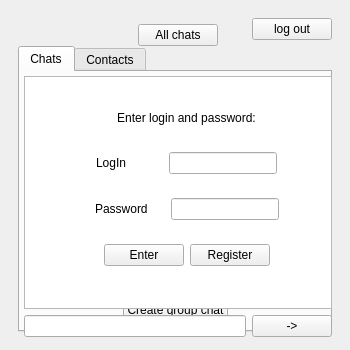
<?xml version="1.0" encoding="UTF-8"?>
<ui version="4.0">
 <class>MainWindow</class>
 <widget class="QMainWindow" name="MainWindow">
  <property name="enabled">
   <bool>true</bool>
  </property>
  <property name="geometry">
   <rect>
    <x>0</x>
    <y>0</y>
    <width>350</width>
    <height>350</height>
   </rect>
  </property>
  <property name="sizePolicy">
   <sizepolicy hsizetype="Expanding" vsizetype="Expanding">
    <horstretch>0</horstretch>
    <verstretch>0</verstretch>
   </sizepolicy>
  </property>
  <property name="windowTitle">
   <string>Chat</string>
  </property>
  <widget class="QWidget" name="main_widget">
   <property name="enabled">
    <bool>true</bool>
   </property>
   <property name="minimumSize">
    <size>
     <width>350</width>
     <height>350</height>
    </size>
   </property>
   <layout class="QGridLayout" name="gridLayout">
    <item row="0" column="0" rowspan="3" colspan="3">
     <widget class="QWidget" name="menu_w" native="true">
      <property name="enabled">
       <bool>true</bool>
      </property>
      <property name="sizePolicy">
       <sizepolicy hsizetype="Expanding" vsizetype="Expanding">
        <horstretch>0</horstretch>
        <verstretch>0</verstretch>
       </sizepolicy>
      </property>
      <property name="minimumSize">
       <size>
        <width>331</width>
        <height>331</height>
       </size>
      </property>
      <layout class="QVBoxLayout" name="verticalLayout_3">
       <item>
        <layout class="QHBoxLayout" name="horizontalLayout_3">
         <item>
          <spacer name="horizontalSpacer_3">
           <property name="orientation">
            <enum>Qt::Horizontal</enum>
           </property>
           <property name="sizeType">
            <enum>QSizePolicy::Expanding</enum>
           </property>
           <property name="sizeHint" stdset="0">
            <size>
             <width>40</width>
             <height>20</height>
            </size>
           </property>
          </spacer>
         </item>
         <item>
          <widget class="QLabel" name="nickname_lbl">
           <property name="sizePolicy">
            <sizepolicy hsizetype="Fixed" vsizetype="Fixed">
             <horstretch>0</horstretch>
             <verstretch>0</verstretch>
            </sizepolicy>
           </property>
           <property name="minimumSize">
            <size>
             <width>111</width>
             <height>20</height>
            </size>
           </property>
           <property name="font">
            <font>
             <pointsize>12</pointsize>
             <bold>true</bold>
            </font>
           </property>
           <property name="text">
            <string/>
           </property>
           <property name="alignment">
            <set>Qt::AlignRight|Qt::AlignTrailing|Qt::AlignVCenter</set>
           </property>
          </widget>
         </item>
         <item>
          <widget class="QPushButton" name="logout_pb">
           <property name="sizePolicy">
            <sizepolicy hsizetype="Fixed" vsizetype="Fixed">
             <horstretch>0</horstretch>
             <verstretch>0</verstretch>
            </sizepolicy>
           </property>
           <property name="text">
            <string>log out</string>
           </property>
          </widget>
         </item>
        </layout>
       </item>
       <item>
        <widget class="QTabWidget" name="tab_w">
         <property name="sizePolicy">
          <sizepolicy hsizetype="Expanding" vsizetype="Expanding">
           <horstretch>0</horstretch>
           <verstretch>0</verstretch>
          </sizepolicy>
         </property>
         <property name="minimumSize">
          <size>
           <width>289</width>
           <height>277</height>
          </size>
         </property>
         <property name="currentIndex">
          <number>0</number>
         </property>
         <widget class="QWidget" name="chat_tab">
          <attribute name="title">
           <string>Chats</string>
          </attribute>
          <layout class="QVBoxLayout" name="verticalLayout">
           <item>
            <widget class="QListWidget" name="chat_list_lw">
             <property name="sizePolicy">
              <sizepolicy hsizetype="Expanding" vsizetype="Expanding">
               <horstretch>0</horstretch>
               <verstretch>0</verstretch>
              </sizepolicy>
             </property>
            </widget>
           </item>
           <item>
            <layout class="QHBoxLayout" name="chats_pb_lo">
             <property name="sizeConstraint">
              <enum>QLayout::SetDefaultConstraint</enum>
             </property>
             <item>
              <spacer name="horizontalSpacer">
               <property name="orientation">
                <enum>Qt::Horizontal</enum>
               </property>
               <property name="sizeHint" stdset="0">
                <size>
                 <width>40</width>
                 <height>20</height>
                </size>
               </property>
              </spacer>
             </item>
             <item>
              <widget class="QPushButton" name="create_gc_pb">
               <property name="text">
                <string>Create group chat</string>
               </property>
              </widget>
             </item>
             <item>
              <spacer name="horizontalSpacer_2">
               <property name="orientation">
                <enum>Qt::Horizontal</enum>
               </property>
               <property name="sizeHint" stdset="0">
                <size>
                 <width>40</width>
                 <height>20</height>
                </size>
               </property>
              </spacer>
             </item>
            </layout>
           </item>
          </layout>
         </widget>
         <widget class="QWidget" name="contacts_tab">
          <attribute name="title">
           <string>Contacts</string>
          </attribute>
          <layout class="QVBoxLayout" name="verticalLayout_2">
           <item>
            <widget class="QListWidget" name="contacts_lw">
             <property name="sizePolicy">
              <sizepolicy hsizetype="Expanding" vsizetype="Expanding">
               <horstretch>0</horstretch>
               <verstretch>0</verstretch>
              </sizepolicy>
             </property>
            </widget>
           </item>
           <item>
            <layout class="QHBoxLayout" name="horizontalLayout">
             <item>
              <widget class="QPushButton" name="direct_msg_pb">
               <property name="text">
                <string>Write a message</string>
               </property>
              </widget>
             </item>
             <item>
              <widget class="QPushButton" name="add_contact_pb">
               <property name="text">
                <string>Add contact</string>
               </property>
              </widget>
             </item>
             <item>
              <widget class="QPushButton" name="del_contact_pb">
               <property name="text">
                <string>Delete contact</string>
               </property>
              </widget>
             </item>
            </layout>
           </item>
          </layout>
         </widget>
        </widget>
       </item>
      </layout>
     </widget>
    </item>
    <item row="1" column="1" rowspan="2" colspan="2">
     <widget class="QWidget" name="chat_w" native="true">
      <property name="sizePolicy">
       <sizepolicy hsizetype="Expanding" vsizetype="Expanding">
        <horstretch>0</horstretch>
        <verstretch>0</verstretch>
       </sizepolicy>
      </property>
      <property name="minimumSize">
       <size>
        <width>311</width>
        <height>331</height>
       </size>
      </property>
      <layout class="QVBoxLayout" name="verticalLayout_4">
       <item>
        <layout class="QHBoxLayout" name="horizontalLayout_4">
         <item>
          <spacer name="horizontalSpacer_4">
           <property name="orientation">
            <enum>Qt::Horizontal</enum>
           </property>
           <property name="sizeHint" stdset="0">
            <size>
             <width>40</width>
             <height>20</height>
            </size>
           </property>
          </spacer>
         </item>
         <item>
          <widget class="QPushButton" name="all_chats_pb">
           <property name="sizePolicy">
            <sizepolicy hsizetype="Fixed" vsizetype="Fixed">
             <horstretch>0</horstretch>
             <verstretch>0</verstretch>
            </sizepolicy>
           </property>
           <property name="text">
            <string>All chats</string>
           </property>
          </widget>
         </item>
         <item>
          <spacer name="horizontalSpacer_5">
           <property name="orientation">
            <enum>Qt::Horizontal</enum>
           </property>
           <property name="sizeHint" stdset="0">
            <size>
             <width>40</width>
             <height>20</height>
            </size>
           </property>
          </spacer>
         </item>
        </layout>
       </item>
       <item>
        <widget class="QLabel" name="chat_name_lbl">
         <property name="font">
          <font>
           <pointsize>12</pointsize>
           <bold>true</bold>
          </font>
         </property>
         <property name="text">
          <string/>
         </property>
         <property name="alignment">
          <set>Qt::AlignCenter</set>
         </property>
        </widget>
       </item>
       <item>
        <widget class="QTextBrowser" name="chat_display"/>
       </item>
       <item>
        <layout class="QHBoxLayout" name="horizontalLayout_2">
         <item>
          <widget class="QLineEdit" name="type_field"/>
         </item>
         <item>
          <widget class="QPushButton" name="send_pb">
           <property name="sizePolicy">
            <sizepolicy hsizetype="Fixed" vsizetype="Fixed">
             <horstretch>0</horstretch>
             <verstretch>0</verstretch>
            </sizepolicy>
           </property>
           <property name="text">
            <string>-&gt;</string>
           </property>
          </widget>
         </item>
        </layout>
       </item>
      </layout>
     </widget>
    </item>
    <item row="2" column="2">
     <widget class="QWidget" name="login_w" native="true">
      <property name="enabled">
       <bool>true</bool>
      </property>
      <property name="sizePolicy">
       <sizepolicy hsizetype="Expanding" vsizetype="Expanding">
        <horstretch>0</horstretch>
        <verstretch>0</verstretch>
       </sizepolicy>
      </property>
      <property name="minimumSize">
       <size>
        <width>331</width>
        <height>331</height>
       </size>
      </property>
      <layout class="QVBoxLayout" name="verticalLayout_5">
       <item>
        <spacer name="verticalSpacer_2">
         <property name="orientation">
          <enum>Qt::Vertical</enum>
         </property>
         <property name="sizeHint" stdset="0">
          <size>
           <width>20</width>
           <height>50</height>
          </size>
         </property>
        </spacer>
       </item>
       <item>
        <layout class="QHBoxLayout" name="enter_txt_lo">
         <item>
          <spacer name="horizontalSpacer_14">
           <property name="orientation">
            <enum>Qt::Horizontal</enum>
           </property>
           <property name="sizeHint" stdset="0">
            <size>
             <width>40</width>
             <height>20</height>
            </size>
           </property>
          </spacer>
         </item>
         <item>
          <widget class="QLabel" name="enter_lbl">
           <property name="text">
            <string>Enter login and password:</string>
           </property>
           <property name="alignment">
            <set>Qt::AlignCenter</set>
           </property>
          </widget>
         </item>
         <item>
          <spacer name="horizontalSpacer_15">
           <property name="orientation">
            <enum>Qt::Horizontal</enum>
           </property>
           <property name="sizeHint" stdset="0">
            <size>
             <width>40</width>
             <height>20</height>
            </size>
           </property>
          </spacer>
         </item>
        </layout>
       </item>
       <item>
        <spacer name="verticalSpacer_5">
         <property name="orientation">
          <enum>Qt::Vertical</enum>
         </property>
         <property name="sizeType">
          <enum>QSizePolicy::Fixed</enum>
         </property>
         <property name="sizeHint" stdset="0">
          <size>
           <width>20</width>
           <height>18</height>
          </size>
         </property>
        </spacer>
       </item>
       <item>
        <layout class="QHBoxLayout" name="login_lo">
         <item>
          <spacer name="horizontalSpacer_8">
           <property name="orientation">
            <enum>Qt::Horizontal</enum>
           </property>
           <property name="sizeHint" stdset="0">
            <size>
             <width>18</width>
             <height>20</height>
            </size>
           </property>
          </spacer>
         </item>
         <item>
          <widget class="QLabel" name="login_lbl">
           <property name="sizePolicy">
            <sizepolicy hsizetype="Fixed" vsizetype="Fixed">
             <horstretch>0</horstretch>
             <verstretch>0</verstretch>
            </sizepolicy>
           </property>
           <property name="minimumSize">
            <size>
             <width>50</width>
             <height>0</height>
            </size>
           </property>
           <property name="text">
            <string>LogIn</string>
           </property>
          </widget>
         </item>
         <item>
          <spacer name="horizontalSpacer_6">
           <property name="orientation">
            <enum>Qt::Horizontal</enum>
           </property>
           <property name="sizeType">
            <enum>QSizePolicy::Fixed</enum>
           </property>
           <property name="sizeHint" stdset="0">
            <size>
             <width>17</width>
             <height>20</height>
            </size>
           </property>
          </spacer>
         </item>
         <item>
          <widget class="QLineEdit" name="login_elbl">
           <property name="sizePolicy">
            <sizepolicy hsizetype="Fixed" vsizetype="Fixed">
             <horstretch>0</horstretch>
             <verstretch>0</verstretch>
            </sizepolicy>
           </property>
          </widget>
         </item>
         <item>
          <spacer name="horizontalSpacer_9">
           <property name="orientation">
            <enum>Qt::Horizontal</enum>
           </property>
           <property name="sizeHint" stdset="0">
            <size>
             <width>17</width>
             <height>20</height>
            </size>
           </property>
          </spacer>
         </item>
        </layout>
       </item>
       <item>
        <spacer name="verticalSpacer_4">
         <property name="orientation">
          <enum>Qt::Vertical</enum>
         </property>
         <property name="sizeType">
          <enum>QSizePolicy::Fixed</enum>
         </property>
         <property name="sizeHint" stdset="0">
          <size>
           <width>20</width>
           <height>18</height>
          </size>
         </property>
        </spacer>
       </item>
       <item>
        <layout class="QHBoxLayout" name="pass_lo">
         <item>
          <spacer name="horizontalSpacer_10">
           <property name="orientation">
            <enum>Qt::Horizontal</enum>
           </property>
           <property name="sizeHint" stdset="0">
            <size>
             <width>18</width>
             <height>20</height>
            </size>
           </property>
          </spacer>
         </item>
         <item>
          <widget class="QLabel" name="pass_lbl">
           <property name="sizePolicy">
            <sizepolicy hsizetype="Fixed" vsizetype="Fixed">
             <horstretch>0</horstretch>
             <verstretch>0</verstretch>
            </sizepolicy>
           </property>
           <property name="text">
            <string>Password</string>
           </property>
          </widget>
         </item>
         <item>
          <spacer name="horizontalSpacer_7">
           <property name="orientation">
            <enum>Qt::Horizontal</enum>
           </property>
           <property name="sizeType">
            <enum>QSizePolicy::Fixed</enum>
           </property>
           <property name="sizeHint" stdset="0">
            <size>
             <width>17</width>
             <height>20</height>
            </size>
           </property>
          </spacer>
         </item>
         <item>
          <widget class="QLineEdit" name="pass_elbl">
           <property name="sizePolicy">
            <sizepolicy hsizetype="Fixed" vsizetype="Fixed">
             <horstretch>0</horstretch>
             <verstretch>0</verstretch>
            </sizepolicy>
           </property>
          </widget>
         </item>
         <item>
          <spacer name="horizontalSpacer_11">
           <property name="orientation">
            <enum>Qt::Horizontal</enum>
           </property>
           <property name="sizeHint" stdset="0">
            <size>
             <width>13</width>
             <height>20</height>
            </size>
           </property>
          </spacer>
         </item>
        </layout>
       </item>
       <item>
        <spacer name="verticalSpacer_3">
         <property name="orientation">
          <enum>Qt::Vertical</enum>
         </property>
         <property name="sizeType">
          <enum>QSizePolicy::Fixed</enum>
         </property>
         <property name="sizeHint" stdset="0">
          <size>
           <width>20</width>
           <height>18</height>
          </size>
         </property>
        </spacer>
       </item>
       <item>
        <layout class="QHBoxLayout" name="reg_pb_lo">
         <item>
          <spacer name="horizontalSpacer_12">
           <property name="orientation">
            <enum>Qt::Horizontal</enum>
           </property>
           <property name="sizeHint" stdset="0">
            <size>
             <width>13</width>
             <height>20</height>
            </size>
           </property>
          </spacer>
         </item>
         <item>
          <widget class="QPushButton" name="enter_pb">
           <property name="sizePolicy">
            <sizepolicy hsizetype="Fixed" vsizetype="Fixed">
             <horstretch>0</horstretch>
             <verstretch>0</verstretch>
            </sizepolicy>
           </property>
           <property name="minimumSize">
            <size>
             <width>80</width>
             <height>0</height>
            </size>
           </property>
           <property name="text">
            <string>Enter</string>
           </property>
          </widget>
         </item>
         <item>
          <widget class="QPushButton" name="reg_pb">
           <property name="sizePolicy">
            <sizepolicy hsizetype="Fixed" vsizetype="Fixed">
             <horstretch>0</horstretch>
             <verstretch>0</verstretch>
            </sizepolicy>
           </property>
           <property name="minimumSize">
            <size>
             <width>80</width>
             <height>0</height>
            </size>
           </property>
           <property name="text">
            <string>Register</string>
           </property>
          </widget>
         </item>
         <item>
          <spacer name="horizontalSpacer_13">
           <property name="orientation">
            <enum>Qt::Horizontal</enum>
           </property>
           <property name="sizeHint" stdset="0">
            <size>
             <width>17</width>
             <height>17</height>
            </size>
           </property>
          </spacer>
         </item>
        </layout>
       </item>
       <item>
        <spacer name="verticalSpacer">
         <property name="orientation">
          <enum>Qt::Vertical</enum>
         </property>
         <property name="sizeHint" stdset="0">
          <size>
           <width>20</width>
           <height>50</height>
          </size>
         </property>
        </spacer>
       </item>
      </layout>
     </widget>
    </item>
   </layout>
   <zorder>login_w</zorder>
   <zorder>menu_w</zorder>
   <zorder>chat_w</zorder>
  </widget>
 </widget>
 <resources/>
 <connections/>
</ui>
